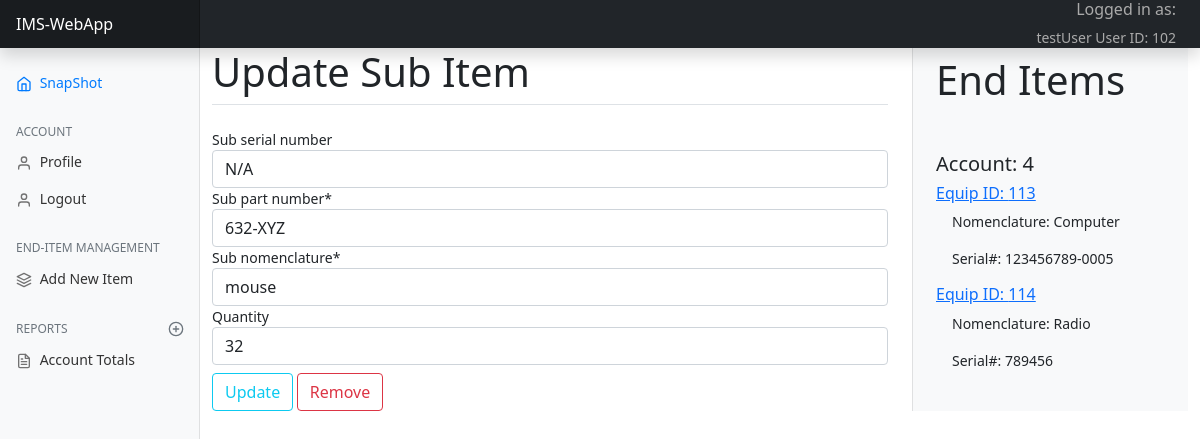
Page /home/update_sub_item/5/ (signed in) on the earlier database version.
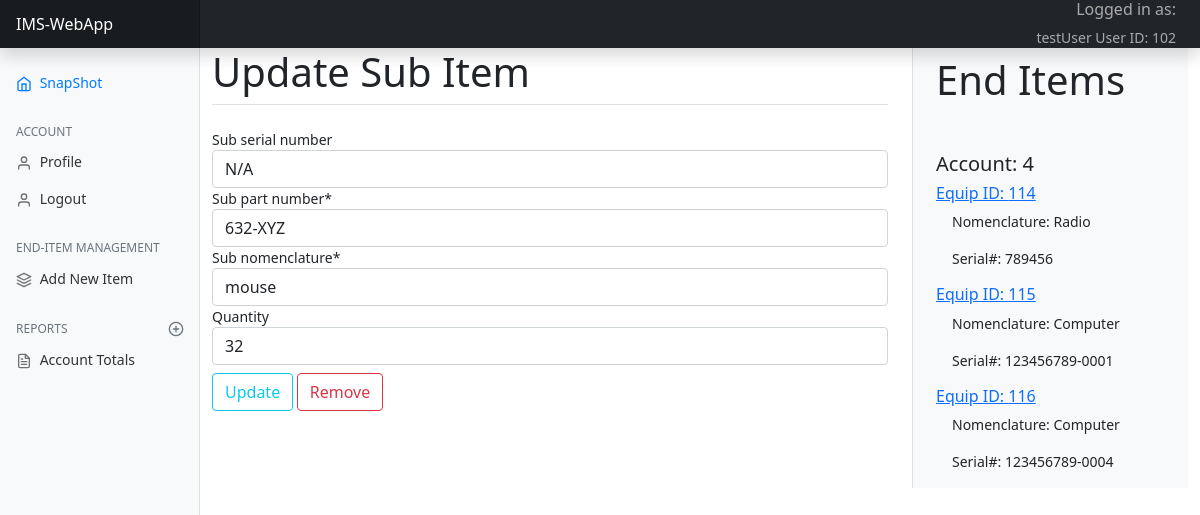
Same page on the later database version.
### ims/models.py (models this page shows, shortened)
class EndItem(models.Model):
    SERVICEABLE = 'SR'
    NEEDS_REPAIR = 'R'
    UNREPAIRABLE = 'NR'
    STATUS_CHOICES = [
        (SERVICEABLE, 'Serviceable'),
        (NEEDS_REPAIR, 'Needs Repair'),
        (UNREPAIRABLE, 'Unrepairable'),
    ]
    end_item_id = models.AutoField(primary_key=True)
    nomenclature = models.CharField(max_length=45)
    part_number = models.CharField(max_length=45)
    serial_number = models.CharField(max_length=45)
    end_item_account_number = models.ForeignKey(EqAccount, on_delete=models.CASCADE, null=True, blank=True)
    status = models.CharField(max_length=45, choices=STATUS_CHOICES, default=SERVICEABLE)

### ims/views.py (the view)
# urls.py: path('update_sub_item/<int:pk>/', views.update_sub_item, name='update_sub_item'),
@login_required(login_url='login')
def update_sub_item(request, pk):
    title = "Update Sub Item"
    current_user = request.user
    user_id = get_user_id(request)
    eq_acct = get_eq_acct(user_id)
    end_items = get_end_items(eq_acct)
    context = {}
    item = SubItem.objects.get(sub_item_id=pk)
    u_form = sub_item_update_form(instance=item)
    end_item = item.sub_item_end_item_id
    end_item_obj = EndItem.objects.get(pk=end_item)
    context = {
                'end_item': end_item,
                'item': item,
                'u_form': u_form,
                'title': title,
                'current_user': current_user,
                'user_id': user_id,
                'eq_acct': eq_acct,
                'end_items': end_items,
            }
    item_acct = EqAccount.objects.values_list('eq_account_number', flat=True).filter(eq_account_number=end_item_obj.end_item_account_number).first()
    if eq_acct != item_acct:
        messages.warning(request, f'You do not have access to that item!')
        return redirect('home')
    else:
        if request.method == 'POST':
            u_form = sub_item_update_form(request.POST, instance=item)
            if u_form.is_valid:
                u_form.save()
                return redirect('updateItem',end_item)
    return render(request, 'ims/sub_item_update.html', context)

### ims/forms.py
class sub_item_update_form(forms.ModelForm):
    class Meta:
        model = models.SubItem
        exclude = ['sub_item_end_item','sub_item_id',]

### ims/models.py (called while the page is built)
    def __int__(self):
        return self.eq_account_number

### ims/views.py (called while the page is built)
def get_user_id(request):
    current_user = request.user
    user_id = current_user.pk
    return user_id

def get_eq_acct(user_id):
    eq_acct = EqAccount.objects.values_list('eq_account_number', flat=True).filter(eq_account_custodian_id=user_id).first()
    return eq_acct

def get_end_items(eq_acct):
    end_items = EndItem.objects.filter(end_item_account_number=eq_acct)
    return end_items

### ims/templates/ims/sub_item_update.html
{% extends "ims/ims_base.html" %}
{% load crispy_forms_filters %}
{% load crispy_forms_tags %}
{% block content %}
    <div class="content-area">
        <form method="POST">{% csrf_token %}
            <fieldset class="form-group">
                <legend class="border-bottom mb-4"><h1>Update Sub Item</h1></legend>
                {{ u_form|crispy }}
            </fieldset>
            <div class="form-group">
                <button class="btn btn-outline-info mt-2 p-50" type="submit" value="Select">Update</button>
                <a class="btn btn-outline-danger mt-2 p-50" href="{% url 'delete_sub_item' item.pk %}">Remove</a>
            </div>
        </form>
    </div>
{% endblock content %}

### ims/templates/ims/ims_base.html (shortened to what the changed rows need)
{% load static %}
<!doctype html>
<html lang="en">
  <head>
    <link href="https://cdn.jsdelivr.net/npm/bootstrap@5.0.0-beta2/dist/css/bootstrap.min.css" rel="stylesheet">
    <link href="https://getbootstrap.com/docs/5.0/examples/dashboard/dashboard.css" rel="stylesheet">
    <link rel="stylesheet" href="{% static 'ims_main.css' %}">
  </head>
<body>
    <div class="container-fluid">
        <div class="row">
            <div id="page-content" class="col-md-6 col-lg-7 col-sm-8">
            {% block content %} {% endblock %}
            </div>
            <div class="col-md-3 col-lg-3 col-sm-4">
                <div class="container right-side">
                    <h1 class="pt-2 mb-5">End Items</h1>
                    <h5 class="acct_id" id="{{ eq_acct }}" name="acct_id">Account: {{ eq_acct }}</h5>
                    {% for item in end_items %}
                        <a id="{{ item.end_item_id }}" href="{% url 'updateItem' item.end_item_id %}"><h6>Equip ID: {{ item.end_item_id }}</h6></a>
                        <p class="ps-3">Nomenclature: {{ item.nomenclature }}</p>
                        <p class="ps-3">Serial#: {{ item.serial_number }}</p>
                    {% endfor %}
                </div>
            </div>
        </div>
    </div>
</body>
</html>

Differences in the rows shown:
removed EndItem: end_item_id "113", nomenclature "Computer", serial_number "123456789-0005"
added EndItem: end_item_id "115", nomenclature "Computer", serial_number "123456789-0001"
added EndItem: end_item_id "116", nomenclature "Computer", serial_number "123456789-0004"
